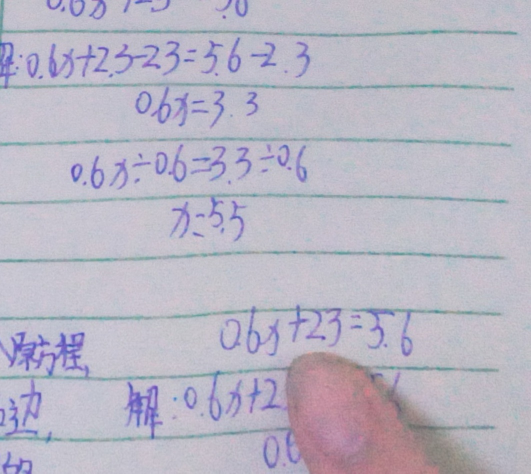
#> input picture test_dir/img/1D936B2716D3A0E60289A8D63BFF4569_segL.jpg, 1062 x 947 px, found by its file name (shown at 1/2 size)
$ python temp.py
#> lines starting #> are read from the running program, lines starting #| are printed output that depends on the picture
import cv2
import numpy as np
def compare(img1, img2):
    # 确保三张图片具有相同的高度
    height = max(img1.shape[0], img2.shape[0])

    # 如果图片高度不同，则调整到相同大小
    if img1.shape[0] != height:
        scale_factor = height / img1.shape[0]
        width = int(img1.shape[1] * scale_factor)
        img1 = cv2.resize(img1, (width, height), interpolation=cv2.INTER_AREA)

    if img2.shape[0] != height:
        scale_factor = height / img2.shape[0]
        width = int(img2.shape[1] * scale_factor)
        img2 = cv2.resize(img2, (width, height), interpolation=cv2.INTER_AREA)


    # 创建垂直的黑色分割线，宽度为10个像素
    separator = np.zeros((height, 10, 3), dtype=np.uint8)
    separator[:] = [0, 0, 0]  # 黑色，或者你可以使用其他颜色

    # 水平拼接五部分：img1、分隔线、img2、分隔线、img3
    combined_image = np.hstack((img1, separator, img2))

    return combined_image

name = "1D936B2716D3A0E60289A8D63BFF4569_segL.jpg"
img1_path = f"/root/gdx/DocDewarp_1/test_dir/img/{name}"
img2_path = f"/root/gdx/DocDewarp_1/test_dir/out_drnet/{name}"

img1 = cv2.imread(img1_path)
#> img1 is the input picture: shape (947, 1062, 3); mean B, G, R 196.1, 182.1, 185
img2 = cv2.imread(img2_path)
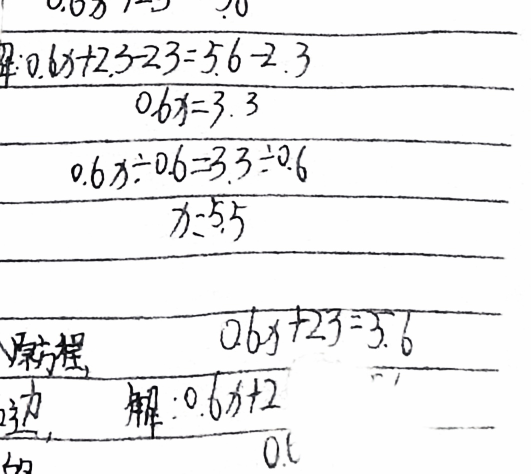
#> input picture test_dir/out_drnet/1D936B2716D3A0E60289A8D63BFF4569_segL.jpg, 1062 x 947 px, found by its file name (shown at 1/2 size)
#> img2 is the input picture: shape (947, 1062, 3); mean B, G, R 238.3, 237.8, 237.9
out = compare(img1, img2)
#> in compare, `combined_image = np.hstack((img1, separator, img2))`:
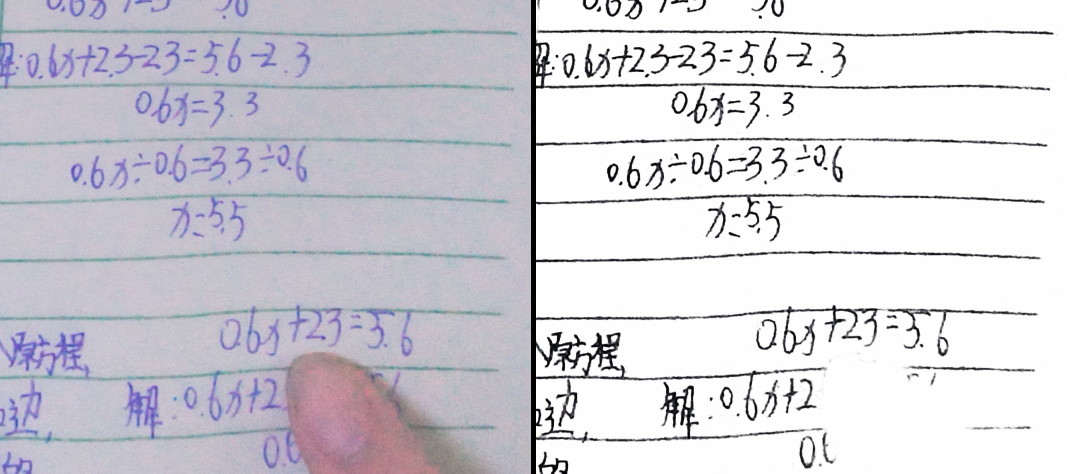
#> combined_image: shape (947, 2134, 3) (shown at 1/2 size); mean B, G, R 216.2, 209, 210.5
cv2.imwrite("/root/gdx/DocDewarp_1/test_dir/vis/4.jpg", out)
